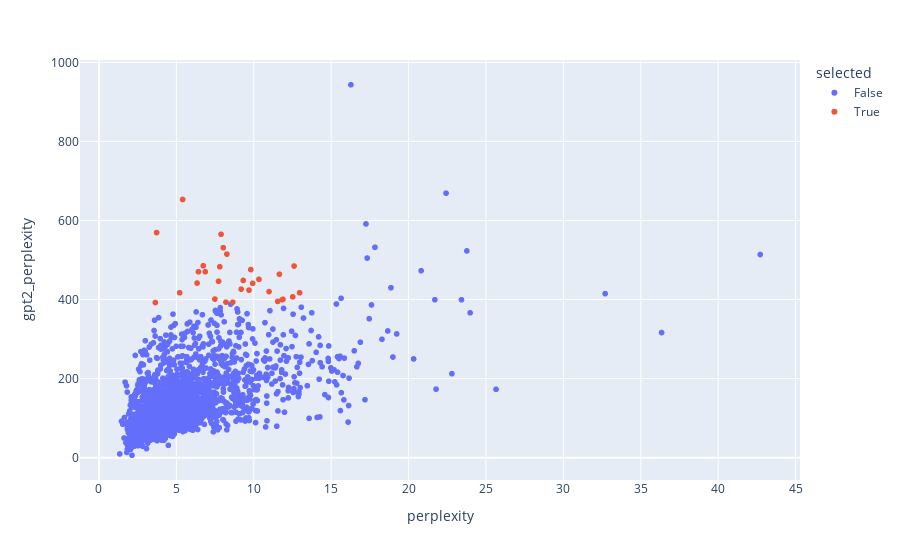

The cell this chart's notebook holds for it:
### Code cell
import seaborn as sns
import matplotlib.pyplot as plt
import numpy as np
import plotly.express as px


# plot scatter plot with regression line
fig = px.scatter(df_plots, x='perplexity', y='gpt2_perplexity', hover_data=['line', 'id', 'zlib_entropy'], color='selected')

# show the plot
fig.show()

### Figure 1 — Plotly figure (JSON) as saved in the notebook; plotly's stock layout.template omitted (floating-point values rounded to 4 significant figures; data arrays with more than 128 entries replaced by an {"elided": "..."} marker saying what was removed)
{"data": [{"customdata": {"elided": "1970x3 mixed values"}, "hovertemplate": "selected=False<br>perplexity=%{x}<br>gpt2_perplexity=%{y}<br>line=%{customdata[0]}<br>id=%{customdata[1]}<br>zlib_entropy=%{customdata[2]}<extra></extra>", "legendgroup": "False", "marker": {"color": "#636efa", "symbol": "circle"}, "mode": "markers", "name": "False", "showlegend": true, "type": "scattergl", "x": {"elided": "1970 float values"}, "xaxis": "x", "y": {"elided": "1970 float values"}, "yaxis": "y"}, {"customdata": [["carla asked . \" tex slugger ! cried stephanie ( laughter ) ! tex ' s got gone another half mile now ! tex grump , crow , texas toad ! tex hoot , tit gump ! \"\n", 11, 118], ["` ` ca n ' me , that feels great . sit if you feel please . ' ` swearing ' the hummer on interstate 69 was shut at the same time that the interchange i - 69 and i - 5 opened .\n", 37, 129], ["a long , curved parabolic arch connected with a wide , high - explosive - ratchet structure connects the five diversion and dam gates of the dimapoa dam . facilities ( 23 out of 25 ) : 6 public toilets ;\n", 212, 151], ["foxglove , i - 95d , 1964 ( burnt , though not exactly torn down or not burnt down ) boston asked engineer bob jobs to name it melrose park ( near the county courthouse ) after his 70th birthday .\n", 287, 149], ["ah keung , this poem is about squiggons . ah zhenfa , a poetry by li an - san . a dialogue with and / or a conversation in the human sphere by mei jun . 21 poems .\n", 368, 127], ["` ` could somebody please feed you ? ' ` a sweet maple turkey . ' - x - oz - mrs . chesterton made a fresh roast turkey , grabbed it off the whitney museum of american art ' s doorstep .\n", 377, 139], ["` ` i ' ll try to help you , ' murmured coffman . ` the work of everything . thunderstormes today . ' carefully they readjust the trunk to the ditch . harry dialed the collegial .\n", 392, 134], ["there was nothing sexual about seeing its black eyes . nothing except shadows between blake and violet . thank you gard , violet agreed . all very well , gwen . chapter 25 chapter 39 the school bus was roughly a mile away .\n", 437, 157], ["its a new tapping stick , touch screen , series of chairs that are tilted toward the camera and could \" wave \" at politicians and diplomats , eskom ( depom , nwo and egbo ) president .\n", 560, 136], ["` ` oooh this tiding from the past , \" past world famous actors of bohol , \" program conducted in 2004 or by iriff under \" honorable mention for new talent \" competition of the drama festival philippines .\n", 577, 151], ["chayden hailed the piece tum tum , and elton john , diana ross , viv scale , mcneill and taylor reunited live performing the set , although they had only performed it with the royal family before .\n", 604, 137], ["staples riddled their split , with bela bartok directing the dancing i and salzman directing the dancing ii . new musicals include zenobia ( dance number # 4 ; dances with johnny ) , and oklahoma ! the musical .\n", 678, 143], ["wild ululating howls of a night demon , a bear - god , two blissfully - gentrified canaanite gods , all on their way to death , one near death . tomb number 22 - riser !\n", 808, 125], ["i real y do n - i ' m thinking of a great easter race . ayndwyn tells these scenes vividly based on burton ' s manuscript : the geld is ready for the race at the glens .\n", 1015, 127], ["` ` i never received any actual poems , not from the cameroon people , only the cameroonian people . \" leiden , l . d . a . brill 1972 world - famous novel tenerla , gbuwe .\n", 1060, 129], ["` ` no more driving . ' all over , in the desert near ordu , came the silent , automatic high pitched call of truck # 15 . the three helicopters were nearby , their faces up and trying to make contact .\n", 1081, 150], ["she explored him , smelled his scent and met malachi . all hugged , welcomed her , and alice granger ( meg linn or kate carr ) laughed . her mother had been very fond for dreaming of the old things ;\n", 1150, 143], ["` ` it does seem it ' s seasonal , growing more often on the river shoals and dog - trotted . the younger men try to avoid sunlight and disvoltize out of family income and daily work .\n", 1289, 134], ["uma and carrie have also played the two of a production of richard g . wellcome and william shakespeare in sister of my song , a successful musical one - act comedy voorhees had written before his death .\n", 1361, 147], ["` ` same problem . a general correction to its problems from problems of classical mechanics by jacobi tarskii serafini , 1926 ; expanded by r . byrnes , 1930 . william h . brown : technical assistance .\n", 1393, 147], ["kit smiled sadly in response , saying \" heaven rest your black sheep \" would go out to members dobudhirta and trappey on january 31 , despite later reports of his poor on - stage vocal and vocal performance .\n", 1475, 152], ["amazing , fantastic , never more self - assured and what you do best ' . the producers presented , featuring green bay packers captain al gore and a team of former players sent to the theatre by jeff binns and will rogers .\n", 1589, 157], ["he taught them to construct a large - scale method of psychometric counselling in a textbook in english in 1999 . sources patil , s . pathal ( august 2016 ) . \" psychological survey of india , 2016 \" .\n", 1619, 152], ["he smiled kindly . * * ' queen mara , the druj queen , has called a second meeting of 12 members of the high - council of the north . those are waxillium , gallu and even jake .\n", 1624, 133], ["` ` you ' re mine ' ' , and \" the tramp song \" of the 1991 album tull / / or calamity the postal service includes a brief \" farewell \" song that the replacements formerly taped live ;\n", 1731, 140], ["perhaps even slightly dismayed the group upstaged , however , goetz introduced the swift arrival of fliegfeld with another series of half - hour sketches . a one - off review on the series , 1996 , p .\n", 1754, 148], ["i picked at the polish symboles and symbols - large or medium sized house names - and , unfamiliar with his mid - range comments about names like his , thought my assistant , \" not much of what i actually remember \" .\n", 1795, 152], ["and yes , crace came through like some crappy old man . everything about medichi felt so wrong . oh , shit ! with a theatrical flourish , all of the militia warriors bowed to warrior marcus - their adoptive baby .\n", 1835, 150], ["even though i did n - she n - said it helped , they are both still contending for that , \" andrew added \" - and ms . hasenbaugh too , \" sharyn added , somewhat sourly .\n", 1990, 124], ["route 26 picked up a one - hour episode of the duels between the detaining guests , the spa which featured a cast including guest actors seth rogen of seth & bailey and kevin patrick paies of haines .\n", 1992, 145]], "hovertemplate": "selected=True<br>perplexity=%{x}<br>gpt2_perplexity=%{y}<br>line=%{customdata[0]}<br>id=%{customdata[1]}<br>zlib_entropy=%{customdata[2]}<extra></extra>", "legendgroup": "True", "marker": {"color": "#EF553B", "symbol": "circle"}, "mode": "markers", "name": "True", "showlegend": true, "type": "scattergl", "x": [12.51, 8.203, 7.885, 9.69, 8.643, 11.54, 7.803, 6.736, 11.89, 12.6, 9.184, 5.403, 7.724, 11.83, 9.806, 7.487, 12.96, 8.264, 6.337, 10.33, 11.66, 8.031, 3.641, 5.215, 9.315, 6.866, 9.927, 3.724, 6.424, 10.99], "xaxis": "x", "y": [406.7, 393.5, 565.1, 423.9, 393.4, 395.2, 482.8, 485.5, 400.4, 484.7, 426.3, 653.2, 446.4, 399.6, 475.9, 401.1, 417.1, 514.9, 441.7, 451.1, 464.1, 531.1, 392.4, 417.1, 448.3, 470.3, 441.0, 569.4, 470.3, 420.1], "yaxis": "y"}], "layout": {"legend": {"title": {"text": "selected"}, "tracegroupgap": 0}, "margin": {"t": 60}, "xaxis": {"anchor": "y", "domain": [0, 1], "title": {"text": "perplexity"}}, "yaxis": {"anchor": "x", "domain": [0, 1], "title": {"text": "gpt2_perplexity"}}}}
